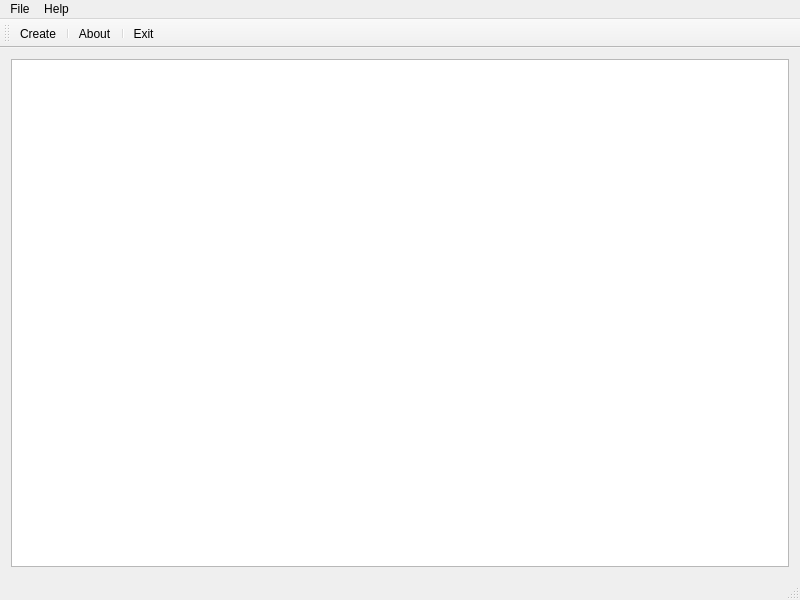
<?xml version="1.0" encoding="UTF-8"?>
<ui version="4.0">
 <class>QdbusServerFrame</class>
 <widget class="QMainWindow" name="QdbusServerFrame">
  <property name="geometry">
   <rect>
    <x>0</x>
    <y>0</y>
    <width>800</width>
    <height>600</height>
   </rect>
  </property>
  <property name="windowTitle">
   <string>QdbusServerApp</string>
  </property>
  <widget class="QWidget" name="centralwidget">
   <layout class="QVBoxLayout" name="verticalLayout">
    <item>
     <widget class="QTextEdit" name="textEdit"/>
    </item>
   </layout>
  </widget>
  <widget class="QMenuBar" name="menuBar">
   <property name="geometry">
    <rect>
     <x>0</x>
     <y>0</y>
     <width>800</width>
     <height>25</height>
    </rect>
   </property>
   <widget class="QMenu" name="menuFile">actionCreate
    <property name="title">
     <string>File</string>
    </property>
    <addaction name="actionCreate"/>
    <addaction name="separator"/>
    <addaction name="actionExit"/>
   </widget>
   <widget class="QMenu" name="menuHelp">
    <property name="title">
     <string>Help</string>
    </property>
    <addaction name="actionAbout"/>
   </widget>
   <addaction name="menuFile"/>
   <addaction name="menuHelp"/>
  </widget>
  <widget class="QToolBar" name="mainToolBar">
   <attribute name="toolBarArea">
    <enum>TopToolBarArea</enum>
   </attribute>
   <attribute name="toolBarBreak">
    <bool>false</bool>
   </attribute>
   <addaction name="actionCreate"/>
   <addaction name="separator"/>
   <addaction name="actionAbout"/>
   <addaction name="separator"/>
   <addaction name="actionExit"/>
  </widget>
  <widget class="QStatusBar" name="statusbar"/>
  <action name="actionCreate">
   <property name="icon">
    <iconset resource="qdbus_server_app.qrc">
     <normaloff>:/images/create.png</normaloff>
     :/images/create.png
    </iconset>
   </property>
   <property name="text">
    <string>Create</string>
   </property>
   <property name="toolTip">
    <string>Great creativity</string>
   </property>
   <property name="shortcut">
    <string>Ctrl+N</string>
   </property>
  </action>
  <action name="actionExit">
   <property name="icon">
    <iconset resource="qdbus_server_app.qrc">
     <normaloff>:/images/exit.png</normaloff>
     :/images/exit.png
    </iconset>
   </property>
   <property name="text">
    <string>Exit</string>
   </property>
   <property name="toolTip">
    <string>Exit qdbus_server_app</string>
   </property>
   <property name="shortcut">
   </property>
  </action>
  <action name="actionAbout">
   <property name="icon">
    <iconset resource="qdbus_server_app.qrc">
     <normaloff>:/images/info.png</normaloff>
     :/images/info.png
    </iconset>
   </property>
   <property name="text">
    <string>About</string>
   </property>
   <property name="toolTip">
    <string>About qdbus_server_app</string>
   </property>
  </action>
 </widget>
 <layoutdefault spacing="6" margin="11"/>
 <resources/>
 <connections/>
</ui>
